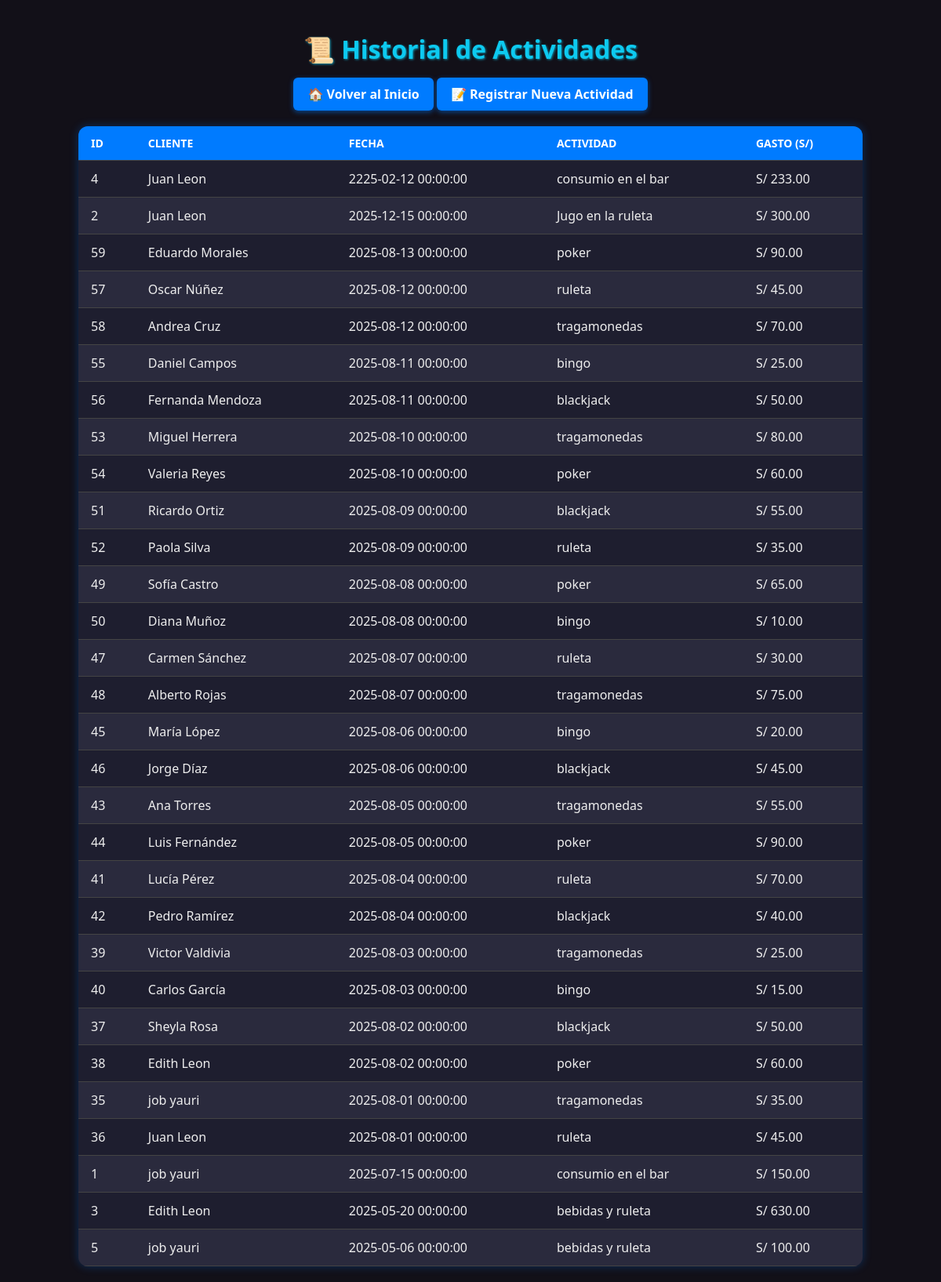
/historial/listar_historial.php, run on the app's committed database.
### tables this page shows
CREATE TABLE `historial` (
  `id` int(11) NOT NULL,
  `cliente_id` int(11) DEFAULT NULL,
  `fecha` datetime DEFAULT NULL,
  `actividad` varchar(255) DEFAULT NULL,
  `gasto` decimal(10,2) DEFAULT NULL
);

### historial/listar_historial.php (the view, shortened to what this page needs)
<?php
$conexion = new mysqli("localhost", "root", "", "atlantic_city_db");
$resultado = $conexion->query("
    SELECT h.id, CONCAT(c.nombre, ' ', c.apellido) AS cliente, h.fecha, h.actividad, h.gasto
    FROM historial h
    JOIN clientes c ON h.cliente_id = c.id
    ORDER BY h.fecha DESC
");
?>
<!DOCTYPE html>
<html lang="es">
<head>
  <link rel="stylesheet" href="../css/historial.css">
</head>
<body>
  <h1>📜 Historial de Actividades</h1>
  <div><a href="../index.html" class="btn">🏠 Volver al Inicio</a>
  <a href="registrar_historial.php" class="btn">📝 Registrar Nueva Actividad</a></div>
  <table class="tabla-historial">
    <thead>
      <tr>
        <th>ID</th>
        <th>Cliente</th>
        <th>Fecha</th>
        <th>Actividad</th>
        <th>Gasto (S/)</th>
      </tr>
    </thead>
    <tbody>
      <?php if ($resultado->num_rows > 0): ?>
        <?php while ($fila = $resultado->fetch_assoc()): ?>
          <tr>
            <td><?= $fila['id'] ?></td>
            <td><?= htmlspecialchars($fila['cliente']) ?></td>
            <td><?= $fila['fecha'] ?></td>
            <td><?= htmlspecialchars($fila['actividad']) ?></td>
            <td>S/ <?= number_format($fila['gasto'], 2) ?></td>
          </tr>
        <?php endwhile; ?>
      <?php else: ?>
        <tr><td colspan="5">No hay registros en el historial.</td></tr>
      <?php endif; ?>
    </tbody>
  </table>
</body>
</html>

### css/historial.css (style rules this page uses)
body { background: #121018; color: #eee; font-family: 'Segoe UI', Tahoma, Geneva, Verdana, sans-serif; margin: 20px; display: flex; flex-direction: column; align-items: center; min-height: 100vh; }
h1 { color: #0dcaf0; margin-bottom: 25px; text-shadow: 1px 1px 3px rgba(13, 202, 240, 0.7); }
a.btn { background-color: #007bff; color: white; padding: 10px 18px; border-radius: 6px; font-weight: 600; margin-top: 20px; text-decoration: none; box-shadow: 0 2px 6px rgba(0, 123, 255, 0.5); }
.tabla-historial { width: 100%; max-width: 1000px; border-collapse: collapse; margin-top: 30px; background-color: #1e1e2f; color: #eee; box-shadow: 0 0 12px rgba(0, 123, 255, 0.3); border-radius: 12px; overflow: hidden; }
.tabla-historial thead { background-color: #007bff; color: white; text-transform: uppercase; font-size: 14px; }
.tabla-historial th, .tabla-historial td { padding: 12px 16px; border-bottom: 1px solid #444; text-align: left; }
.tabla-historial tbody tr:nth-child(even) { background-color: #2a2a3d; }

### data on the page
historial: id "4", cliente "Juan Leon", fecha "2225-02-12 00:00:00", actividad "consumio en el bar", gasto "233.00"
historial: id "2", cliente "Juan Leon", fecha "2025-12-15 00:00:00", actividad "Jugo en la ruleta", gasto "300.00"
historial: id "59", cliente "Eduardo Morales", fecha "2025-08-13 00:00:00", actividad "poker", gasto "90.00"
historial: id "57", cliente "Oscar Núñez", fecha "2025-08-12 00:00:00", actividad "ruleta", gasto "45.00"
historial: id "58", cliente "Andrea Cruz", fecha "2025-08-12 00:00:00", actividad "tragamonedas", gasto "70.00"
historial: id "55", cliente "Daniel Campos", fecha "2025-08-11 00:00:00", actividad "bingo", gasto "25.00"
historial: id "56", cliente "Fernanda Mendoza", fecha "2025-08-11 00:00:00", actividad "blackjack", gasto "50.00"
historial: id "53", cliente "Miguel Herrera", fecha "2025-08-10 00:00:00", actividad "tragamonedas", gasto "80.00"
historial: id "54", cliente "Valeria Reyes", fecha "2025-08-10 00:00:00", actividad "poker", gasto "60.00"
historial: id "51", cliente "Ricardo Ortiz", fecha "2025-08-09 00:00:00", actividad "blackjack", gasto "55.00"
historial: id "52", cliente "Paola Silva", fecha "2025-08-09 00:00:00", actividad "ruleta", gasto "35.00"
historial: id "49", cliente "Sofía Castro", fecha "2025-08-08 00:00:00", actividad "poker", gasto "65.00"
historial: id "50", cliente "Diana Muñoz", fecha "2025-08-08 00:00:00", actividad "bingo", gasto "10.00"
historial: id "47", cliente "Carmen Sánchez", fecha "2025-08-07 00:00:00", actividad "ruleta", gasto "30.00"
historial: id "48", cliente "Alberto Rojas", fecha "2025-08-07 00:00:00", actividad "tragamonedas", gasto "75.00"
historial: id "45", cliente "María López", fecha "2025-08-06 00:00:00", actividad "bingo", gasto "20.00"
historial: id "46", cliente "Jorge Díaz", fecha "2025-08-06 00:00:00", actividad "blackjack", gasto "45.00"
historial: id "43", cliente "Ana Torres", fecha "2025-08-05 00:00:00", actividad "tragamonedas", gasto "55.00"
historial: id "44", cliente "Luis Fernández", fecha "2025-08-05 00:00:00", actividad "poker", gasto "90.00"
historial: id "41", cliente "Lucía Pérez", fecha "2025-08-04 00:00:00", actividad "ruleta", gasto "70.00"
historial: id "42", cliente "Pedro Ramírez", fecha "2025-08-04 00:00:00", actividad "blackjack", gasto "40.00"
historial: id "39", cliente "Victor Valdivia", fecha "2025-08-03 00:00:00", actividad "tragamonedas", gasto "25.00"
historial: id "40", cliente "Carlos García", fecha "2025-08-03 00:00:00", actividad "bingo", gasto "15.00"
historial: id "37", cliente "Sheyla Rosa", fecha "2025-08-02 00:00:00", actividad "blackjack", gasto "50.00"
historial: id "38", cliente "Edith Leon", fecha "2025-08-02 00:00:00", actividad "poker", gasto "60.00"
historial: id "35", cliente "job yauri", fecha "2025-08-01 00:00:00", actividad "tragamonedas", gasto "35.00"
historial: id "36", cliente "Juan Leon", fecha "2025-08-01 00:00:00", actividad "ruleta", gasto "45.00"
historial: id "1", cliente "job yauri", fecha "2025-07-15 00:00:00", actividad "consumio en el bar", gasto "150.00"
historial: id "3", cliente "Edith Leon", fecha "2025-05-20 00:00:00", actividad "bebidas y ruleta", gasto "630.00"
historial: id "5", cliente "job yauri", fecha "2025-05-06 00:00:00", actividad "bebidas y ruleta", gasto "100.00"
